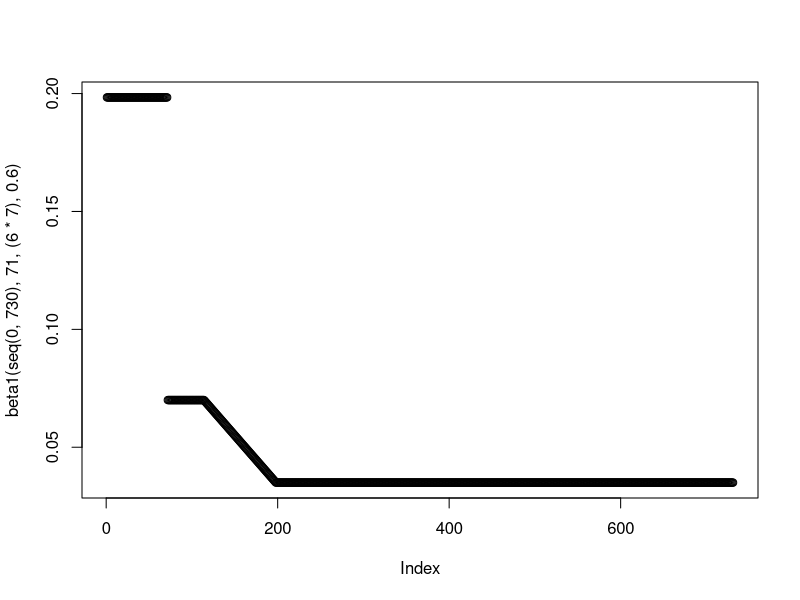
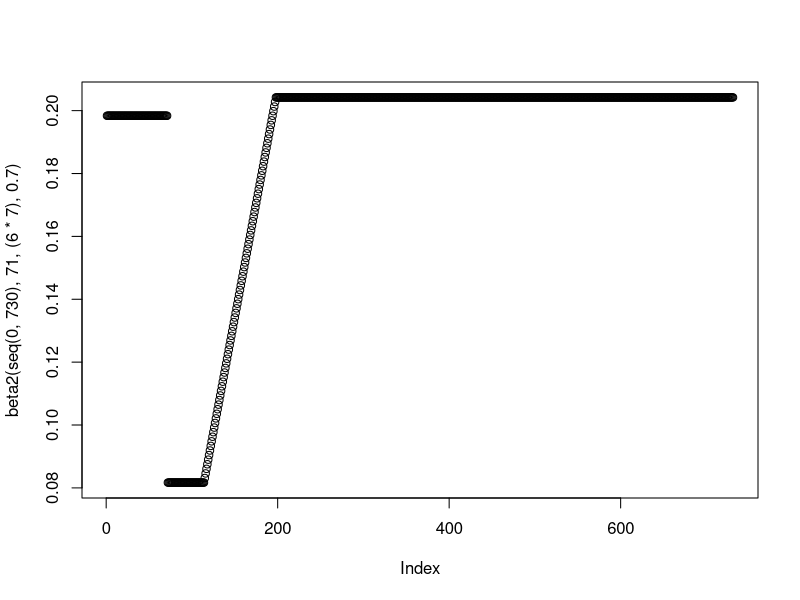
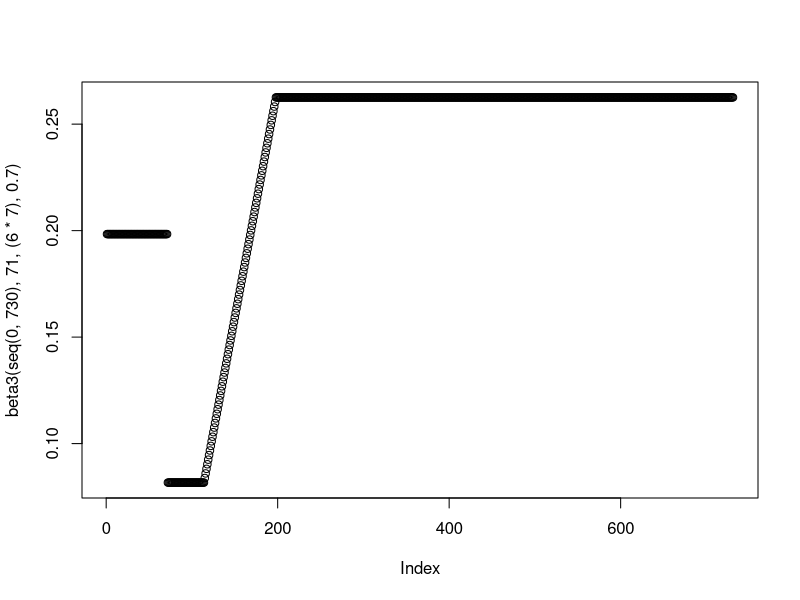
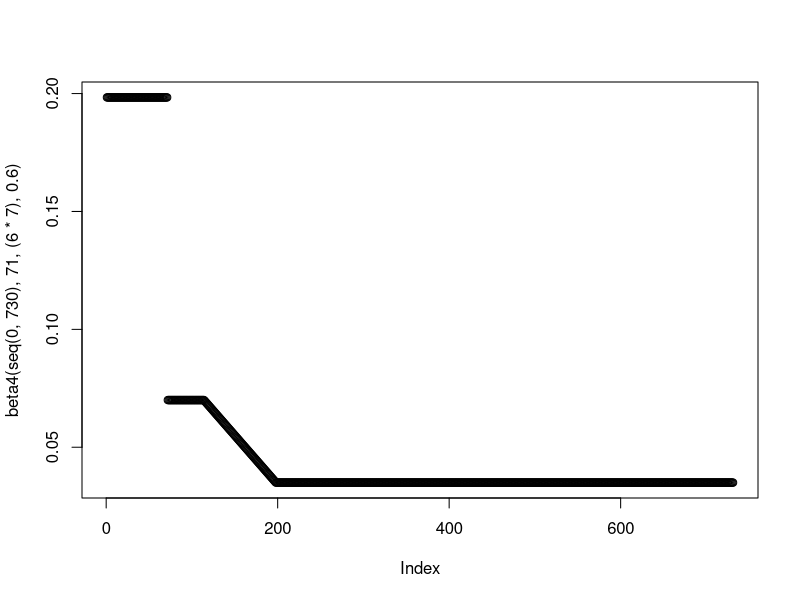

Write R code to recreate these figures, in order.
setwd("C:/Users/amorg/Documents/PhD/nCoV Work/Figures/Enhanced Shielding/New") # This is where the plots Output
rm(list=ls())
library("deSolve"); library("ggplot2"); library("ggpubr"); library("reshape2"); library("dplyr"); library("Cairo")

#This Script contains otuput for both the Trigger Day and Phase 2 Analysis - Part of Figure 4

#### Model Functions ####
#Generation Time Function - Uses Baseline R0 
GenTime <- function(T2, R0) {
  G = T2 * ((R0-1)/log(2))
  return(G)
}

#Beta Functions - Uses Two different Re - for beta1 and beta 4 + beta 2 and beta 3 
beta1 <- function(time, tstart1, tdur, r014) {
  gamma <- 1/(GenTime(3.3,2.8))
  beta1_2 <- (r014*(gamma))*0.5
  betalin <- approxfun(x=c(tstart1+tdur, tstart1+tdur+(12*7)), y = c(r014*(gamma), beta1_2), method="linear", rule  =2)
  ifelse((time >= tstart1 & time <= tstart1+tdur), #Phase 2
         r014*(gamma),
         ifelse((time >= tstart1+tdur & time <= tstart1+tdur+(12*7)), #Phase 3
                betalin(time),
                ifelse((time >= tstart1+tdur+(12*7) & time <= 730),
                       beta1_2,
                       1.7*(gamma))))}

plot(beta1(seq(0,730), 71, (6*7), 0.6))

beta2 <- function(time, tstart1, tdur, r023) {
  gamma <- 1/(GenTime(3.3,2.8))
  beta1_2 <- (2.8*(gamma) - ((2.8*(gamma) - r023*(gamma))*0.5))
  betalin <- approxfun(x=c(tstart1+tdur, tstart1+tdur+(12*7)), y = c(r023*(gamma), beta1_2), method="linear", rule  =2)
  ifelse((time >= tstart1 & time <= tstart1+tdur), #Phase 2
         r023*(gamma),
         ifelse((time >= tstart1+tdur & time <= tstart1+tdur+(12*7)), #Phase 3
                betalin(time),
                ifelse((time >= tstart1+tdur+(12*7) & time <= 730),
                       beta1_2,
                       1.7*(gamma))))}

plot(beta2(seq(0,730), 71, (6*7), 0.7))

beta3 <- function(time, tstart1, tdur, r023) {
  gamma <- 1/(GenTime(3.3,2.8))
  beta1_2 <- (2.8*(gamma) - (2.8*(gamma) - 1.7*(gamma))*0.5)
  betalin <- approxfun(x=c(tstart1+tdur, tstart1+tdur+(12*7)), y = c(r023*(gamma), beta1_2), method="linear", rule  =2)
  ifelse((time >= tstart1 & time <= tstart1+tdur), #Phase 2
         r023*(gamma),
         ifelse((time >= tstart1+tdur & time <= tstart1+tdur+(12*7)), #Phase 3
                betalin(time),
                ifelse((time >= tstart1+tdur+(12*7) & time <= 730),
                       beta1_2,
                       1.7*(gamma))))}

plot(beta3(seq(0,730), 71, (6*7), 0.7))


beta4 <- function(time,tstart1,tdur, r014) {
  gamma <- 1/(GenTime(3.3,2.8))
  beta1_2 <- r014*(gamma)*0.5
  betalin <- approxfun(x=c(tstart1+tdur, tstart1+tdur+(12*7)), y = c(r014*(gamma), beta1_2), method="linear", rule  =2)
  ifelse((time >= tstart1 & time <= tstart1+tdur), #Phase 2
         r014*(gamma),
         ifelse((time >= tstart1+tdur & time <= tstart1+tdur+(12*7)), #Phase 3
                betalin(time),
                ifelse((time >= tstart1+tdur+(12*7) & time <= 730),
                       beta1_2,
                       1.7*(gamma))))}

plot(beta4(seq(0,730), 71, (6*7), 0.6))

#ODEs Enhanced Shielding Model - Adapted to use different phase 2 R_e
SIRS <- function(time, state, parameters) {
  with(as.list(c(state, parameters)), {
    beta1 <- beta1(time,tstart1,tdur,r014)
    beta2 <- beta2(time,tstart1,tdur,r023)
    beta3 <- beta3(time,tstart1,tdur,r023)
    beta4 <- beta4(time,tstart1,tdur,r014)
    
    dSv = - beta1*Iv*Sv - beta1*Is*Sv - beta4*Ir1*Sv - beta4*Ir2*Sv - beta4*Ir3*Sv + zeta*Rv
    dSs = - beta1*Iv*Ss - beta1*Is*Ss - beta2*Ir1*Ss - beta2*Ir2*Ss - beta2*Ir3*Ss + zeta*Rs
    dSr1 = - beta4*Iv*Sr1 - beta2*Is*Sr1 - beta3*Ir1*Sr1 - beta3*Ir2*Sr1 - beta3*Ir3*Sr1 + zeta*Rr1
    dSr2 = - beta4*Iv*Sr2 - beta2*Is*Sr2 - beta3*Ir1*Sr2 - beta3*Ir2*Sr2 - beta3*Ir3*Sr2 + zeta*Rr2
    dSr3 = - beta4*Iv*Sr3 - beta2*Is*Sr3 - beta3*Ir1*Sr3 - beta3*Ir2*Sr3 - beta3*Ir3*Sr3 + zeta*Rr3
    
    dIv = beta1*Iv*Sv + beta1*Is*Sv + beta4*Ir1*Sv + beta4*Ir2*Sv + beta4*Ir3*Sv - gamma*Iv
    dIs = beta1*Iv*Ss + beta1*Is*Ss + beta2*Ir1*Ss + beta2*Ir2*Ss + beta2*Ir3*Ss - gamma*Is
    dIr1 = beta4*Iv*Sr1 + beta2*Is*Sr1 + beta3*Ir1*Sr1 + beta3*Ir2*Sr1 + beta3*Ir3*Sr1 - gamma*Ir1
    dIr2 = beta4*Iv*Sr2 + beta2*Is*Sr2 + beta3*Ir1*Sr2 + beta3*Ir2*Sr2 + beta3*Ir3*Sr2 - gamma*Ir2
    dIr3 = beta4*Iv*Sr3 + beta2*Is*Sr3 + beta3*Ir1*Sr3 + beta3*Ir2*Sr3 + beta3*Ir3*Sr3 - gamma*Ir3
    
    dRv = gamma*Iv - zeta*Rv 
    dRs = gamma*Is - zeta*Rs
    dRr1 = gamma*Ir1 - zeta*Rr1
    dRr2 = gamma*Ir2 - zeta*Rr2
    dRr3 = gamma*Ir3 - zeta*Rr3
    
    return(list(c(dSv, dSs, dSr1, dSr2, dSr3,
                  dIv, dIs, dIr1, dIr2, dIr3,
                  dRv, dRs, dRr1, dRr2, dRr3)))
  })
}


#### Baseline Parameters - Initial Conditions, Times and Baseline Parameters ####

init <- c(Sv = 0.2 - 0.0001*0.2, Ss = 0.2 - 0.0001*0.2, 
          Sr1 = 0.2 - 0.0001*0.2, Sr2 = 0.2 - 0.0001*0.2, Sr3 = 0.2 - 0.0001*0.2,
          Iv = 0.0001*0.2, Is = 0.0001*0.2, Ir1 = 0.0001*0.2, Ir2 = 0.0001*0.2, Ir3 = 0.0001*0.2,   
          Rv= 0, Rs = 0, Rr1 = 0, Rr2 = 0, Rr3 = 0)

times <- seq(0, 478, by = 1)

parmsbase = c(gamma = 1/(GenTime(3.3,2.8)), 
              zeta = 1/365,
              tstart1 = 71, 
              tdur = 6*7) 

#### SET 1) TRIGGER DAY ####

trigday <- c(46, 71, 96)

trigdata <- data.frame(matrix(nrow = 0, ncol = 15))

for(i in 1:length(trigday)) {
  parms <- c(parmsbase, r014 = 0.8, r023 = 0.9)
  parms["tstart1"] <- trigday[i]
  out1 <- data.frame(ode(y = init, func = SIRS, times = times, parms = parms))
  out1$RemS <- out1$Sr1 + out1$Sr2 + out1$Sr3
  out1$RemI <- out1$Ir1 + out1$Ir2 + out1$Ir3
  out1$RemR <- out1$Rr1 + out1$Rr2 + out1$Rr3
  out1 <- out1[, -grep("Sr|Ir|Rr", names(out1))]
  out1[,2:7] <- out1[,2:7]/0.2
  out1[,8:10] <- out1[,8:10]/0.6
  out1$Beta1 <- beta1(times, 71, (6*7), parms[["r014"]]) 
  out1$Beta2 <- beta2(times, 71, (6*7), parms[["r023"]]) 
  out1$Beta3 <- beta3(times, 71, (6*7), parms[["r023"]])
  out1$Beta4 <- beta4(times, 71, (6*7), parms[["r014"]])
  out1$trigday <- trigday[i]
  trigdata <- rbind(out1, trigdata)
}

colnames(trigdata) <- c("Time", "Suscv", "Suscs", "Infected_Iv", "Infected_Is", "Recovv", "Recovs", "RemSusc", "RemInf", "RemRecov",
                      "Beta_1", "Beta_2", "Beta_3", "Beta_4", "TriggerDay")

#Trigger Day 96

phase1 <- data.frame(xmin=0, xmax=96, ymin=-Inf, ymax=Inf, name = "P1")
phase2 <- data.frame(xmin=96, xmax=96+(6*7), ymin=-Inf, ymax=Inf, name = "P2")
phase3 <- data.frame(xmin=96+(6*7), xmax=96+(6*7)+(12*7), ymin=-Inf, ymax=Inf, name = "P3")
phase4 <- data.frame(xmin=96+(6*7)+(12*7), xmax=Inf, ymin=-Inf, ymax=Inf, name = "P4")

statsinfecv <- melt(trigdata[trigdata$TriggerDay == 96,], id.vars = c("Time"), measure.vars = c("Infected_Iv", "Infected_Is", "RemInf"))
statsinfecv$variable <- factor(statsinfecv$variable, levels=rev(levels(statsinfecv$variable)))

pinf96 <- ggplot(data = statsinfecv, aes(x = (Time), y = value, col = variable))  + theme_bw() +
  labs(x ="Time (Days)", y = "Proportion Infected") + scale_y_continuous(limits = c(0,0.125), expand = c(0,0)) +
  theme(legend.position = "bottom", legend.title = element_blank(), legend.text=element_text(size=14),  axis.text=element_text(size=14),
        axis.title.y=element_text(size=14),axis.title.x = element_text(size=14), 
        legend.spacing.x = unit(0.3, 'cm'), plot.margin=unit(c(0.7,0.7,0.8,0.8),"cm")) + scale_x_continuous(expand = c(0, 0)) + 
  scale_color_manual(values=c('blue','darkgreen','red'), labels= c("General", "Shielders", "Vulnerable")) +
  geom_rect(data=phase2, aes(xmin=xmin, xmax=xmax, ymin=ymin, ymax=ymax), fill="grey", alpha=0.5, inherit.aes = FALSE) +
  geom_rect(data=phase3, aes(xmin=xmin, xmax=xmax, ymin=ymin, ymax=ymax), fill="grey", alpha=0.35, inherit.aes = FALSE) +
  geom_rect(data=phase4, aes(xmin=xmin, xmax=xmax, ymin=ymin, ymax=ymax), fill="grey", alpha=0.5, inherit.aes = FALSE) +
  geom_text(data = phase1, aes(x = xmin, y = 0.107, label = name),inherit.aes = FALSE, size = 8, vjust = 0, hjust = 0, nudge_x = 36) +
  geom_text(data = phase2, aes(x = xmin, y = 0.107, label = name),inherit.aes = FALSE, size = 8, vjust = 0, hjust = 0, nudge_x = 7) +
  geom_text(data = phase3, aes(x = xmin, y = 0.107, label = name),inherit.aes = FALSE, size = 8, vjust = 0, hjust = 0, nudge_x = 27) +
  geom_text(data = phase4, aes(x = xmin, y = 0.107, label = name),inherit.aes = FALSE, size = 8, vjust = 0, hjust = 0, nudge_x = 110) +
  geom_line(size = 1.02, stat = "identity")

#Baseline Day 71

phase1 <- data.frame(xmin=0, xmax=71, ymin=-Inf, ymax=Inf, name = "P1")
phase2 <- data.frame(xmin=71, xmax=71+(6*7), ymin=-Inf, ymax=Inf, name = "P2")
phase3 <- data.frame(xmin=71+(6*7), xmax=71+(6*7)+(12*7), ymin=-Inf, ymax=Inf, name = "P3")
phase4 <- data.frame(xmin=71+(6*7)+(12*7), xmax=Inf, ymin=-Inf, ymax=Inf, name = "P4")

statsinfecv <- melt(trigdata[trigdata$TriggerDay == 71,], id.vars = c("Time"), measure.vars = c("Infected_Iv", "Infected_Is", "RemInf"))
statsinfecv$variable <- factor(statsinfecv$variable, levels=rev(levels(statsinfecv$variable)))

pinf71 <- ggplot(data = statsinfecv, aes(x = (Time), y = value, col = variable))  + theme_bw() +
  labs(x ="Time (Days)", y = "Proportion Infected") + scale_y_continuous(limits = c(0,0.125), expand = c(0,0)) +
  theme(legend.position = "bottom", legend.title = element_blank(), legend.text=element_text(size=14),  axis.text=element_text(size=14),
        axis.title.y=element_text(size=14),axis.title.x = element_blank(), 
        legend.spacing.x = unit(0.3, 'cm'), plot.margin=unit(c(0.7,0.7,0.8,0.8),"cm")) + scale_x_continuous(expand = c(0, 0)) + 
  scale_color_manual(values=c('blue','darkgreen','red'), labels= c("General", "Shielders", "Vulnerable")) +
  geom_rect(data=phase2, aes(xmin=xmin, xmax=xmax, ymin=ymin, ymax=ymax), fill="grey", alpha=0.5, inherit.aes = FALSE) +
  geom_rect(data=phase3, aes(xmin=xmin, xmax=xmax, ymin=ymin, ymax=ymax), fill="grey", alpha=0.35, inherit.aes = FALSE) +
  geom_rect(data=phase4, aes(xmin=xmin, xmax=xmax, ymin=ymin, ymax=ymax), fill="grey", alpha=0.5, inherit.aes = FALSE) +
  geom_text(data = phase1, aes(x = xmin, y = 0.107, label = name),inherit.aes = FALSE, size = 8, vjust = 0, hjust = 0, nudge_x = 11) +
  geom_text(data = phase2, aes(x = xmin, y = 0.107, label = name),inherit.aes = FALSE, size = 8, vjust = 0, hjust = 0, nudge_x = 8) +
  geom_text(data = phase3, aes(x = xmin, y = 0.107, label = name),inherit.aes = FALSE, size = 8, vjust = 0, hjust = 0, nudge_x = 25) +
  geom_text(data = phase4, aes(x = xmin, y = 0.107, label = name),inherit.aes = FALSE, size = 8, vjust = 0, hjust = 0, nudge_x = 125) +
  geom_line(size = 1.02, stat = "identity")

#Trigger Day 46

phase1 <- data.frame(xmin=0, xmax=46, ymin=-Inf, ymax=Inf, name = "P1")
phase2 <- data.frame(xmin=46, xmax=46+(6*7), ymin=-Inf, ymax=Inf, name = "P2")
phase3 <- data.frame(xmin=46+(6*7), xmax=46+(6*7)+(12*7), ymin=-Inf, ymax=Inf, name = "P3")
phase4 <- data.frame(xmin=46+(6*7)+(12*7), xmax=Inf, ymin=-Inf, ymax=Inf, name = "P4")

statsinfecv <- melt(trigdata[trigdata$TriggerDay == 46,], id.vars = c("Time"), measure.vars = c("Infected_Iv", "Infected_Is", "RemInf"))
statsinfecv$variable <- factor(statsinfecv$variable, levels=rev(levels(statsinfecv$variable)))

pinf46 <- ggplot(data = statsinfecv, aes(x = (Time), y = value, col = variable))  + theme_bw() +
  labs(x ="Time (Days)", y = "Proportion Infected") + scale_y_continuous(limits = c(0,0.125), expand = c(0,0)) +
  theme(legend.position = "bottom", legend.title = element_blank(), legend.text=element_text(size=14),  axis.text=element_text(size=14),
        axis.title.y=element_text(size=14),axis.title.x = element_blank(), 
        legend.spacing.x = unit(0.3, 'cm'), plot.margin=unit(c(0.7,0.7,0.8,0.8),"cm")) + scale_x_continuous(expand = c(0, 0)) + 
  scale_color_manual(values=c('blue','darkgreen','red'), labels= c("General", "Shielders", "Vulnerable")) +
  geom_rect(data=phase2, aes(xmin=xmin, xmax=xmax, ymin=ymin, ymax=ymax), fill="grey", alpha=0.5, inherit.aes = FALSE) +
  geom_rect(data=phase3, aes(xmin=xmin, xmax=xmax, ymin=ymin, ymax=ymax), fill="grey", alpha=0.35, inherit.aes = FALSE) +
  geom_rect(data=phase4, aes(xmin=xmin, xmax=xmax, ymin=ymin, ymax=ymax), fill="grey", alpha=0.5, inherit.aes = FALSE) +
  geom_text(data = phase1, aes(x = xmin, y = 0.107, label = name),inherit.aes = FALSE, size = 8, vjust = 0, hjust = 0, nudge_x = 11) +
  geom_text(data = phase2, aes(x = xmin, y = 0.107, label = name),inherit.aes = FALSE, size = 8, vjust = 0, hjust = 0, nudge_x = 8) +
  geom_text(data = phase3, aes(x = xmin, y = 0.107, label = name),inherit.aes = FALSE, size = 8, vjust = 0, hjust = 0, nudge_x = 25) +
  geom_text(data = phase4, aes(x = xmin, y = 0.107, label = name),inherit.aes = FALSE, size = 8, vjust = 0, hjust = 0, nudge_x = 125) +
  geom_line(size = 1.02, stat = "identity")

#### SET 2) PHASE 2 ANALYSIS ####

retest <- data.frame(scenario = c("Lower", "Baseline", "Higher"),
                     Re14 = c(0.6, 0.8, 1),
                     Re23 = c(0.7, 0.9, 1.1))

redata <- data.frame(matrix(nrow = 0, ncol = 15))

for(i in 1:nrow(retest)) {
  parms <- c(parmsbase, r014 = retest[i,2], r023 = retest[i,3])
  out1 <- data.frame(ode(y = init, func = SIRS, times = times, parms = parms))
  out1$RemS <- out1$Sr1 + out1$Sr2 + out1$Sr3
  out1$RemI <- out1$Ir1 + out1$Ir2 + out1$Ir3
  out1$RemR <- out1$Rr1 + out1$Rr2 + out1$Rr3
  out1 <- out1[, -grep("Sr|Ir|Rr", names(out1))]
  out1[,2:7] <- out1[,2:7]/0.2
  out1[,8:10] <- out1[,8:10]/0.6
  out1$Beta1 <- beta1(times, 71, (6*7), parms[["r014"]]) 
  out1$Beta2 <- beta2(times, 71, (6*7), parms[["r023"]]) 
  out1$Beta3 <- beta3(times, 71, (6*7), parms[["r023"]])
  out1$Beta4 <- beta4(times, 71, (6*7), parms[["r014"]])
  out1$r_e4 <- as.factor(retest[i,1])
  redata <- rbind(out1, redata)
}

colnames(redata) <- c("Time", "Suscv", "Suscs", "Infected_Iv", "Infected_Is", "Recovv", "Recovs", "RemSusc", "RemInf", "RemRecov",
                      "Beta_1", "Beta_2", "Beta_3", "Beta_4", "Phase4_Re")

phase1 <- data.frame(xmin=0, xmax=71, ymin=-Inf, ymax=Inf, name = "P1")
phase2 <- data.frame(xmin=71, xmax=71+(6*7), ymin=-Inf, ymax=Inf, name = "P2")
phase3 <- data.frame(xmin=71+(6*7), xmax=71+(6*7)+(12*7), ymin=-Inf, ymax=Inf, name = "P3")
phase4 <- data.frame(xmin=71+(6*7)+(12*7), xmax=Inf, ymin=-Inf, ymax=Inf, name = "P4")

# R_e 0.6/0.7

statsinfecv <- melt(redata[redata$Phase4_Re == "Lower",], id.vars = c("Time"), measure.vars = c("Infected_Iv", "Infected_Is", "RemInf"))
statsinfecv$variable <- factor(statsinfecv$variable, levels=rev(levels(statsinfecv$variable)))

pinf0607 <- ggplot(data = statsinfecv, aes(x = (Time), y = value, col = variable))  + theme_bw() +
  labs(x ="Time (Days)", y = "Proportion Infected") + scale_y_continuous(limits = c(0,0.07), expand = c(0,0)) +
  theme(legend.position = "bottom", legend.title = element_blank(), legend.text=element_text(size=14),  axis.text=element_text(size=14),
        axis.title.y=element_text(size=14),axis.title.x = element_blank(), 
        legend.spacing.x = unit(0.3, 'cm'), plot.margin=unit(c(0.7,0.7,0.8,0.8),"cm")) + scale_x_continuous(expand = c(0, 0)) + 
  scale_color_manual(values=c('blue','darkgreen','red'), labels= c("General", "Shielders", "Vulnerable")) +
  geom_rect(data=phase2, aes(xmin=xmin, xmax=xmax, ymin=ymin, ymax=ymax), fill="grey", alpha=0.5, inherit.aes = FALSE) +
  geom_rect(data=phase3, aes(xmin=xmin, xmax=xmax, ymin=ymin, ymax=ymax), fill="grey", alpha=0.35, inherit.aes = FALSE) +
  geom_rect(data=phase4, aes(xmin=xmin, xmax=xmax, ymin=ymin, ymax=ymax), fill="grey", alpha=0.5, inherit.aes = FALSE) +
  geom_text(data = phase1, aes(x = xmin, y = 0.06, label = name),inherit.aes = FALSE, size = 8, vjust = 0, hjust = 0, nudge_x = 25) +
  geom_text(data = phase2, aes(x = xmin, y = 0.06, label = name),inherit.aes = FALSE, size = 8, vjust = 0, hjust = 0, nudge_x = 8) +
  geom_text(data = phase3, aes(x = xmin, y = 0.06, label = name),inherit.aes = FALSE, size = 8, vjust = 0, hjust = 0, nudge_x = 30) +
  geom_text(data = phase4, aes(x = xmin, y = 0.06, label = name),inherit.aes = FALSE, size = 8, vjust = 0, hjust = 0, nudge_x = 125) +
  geom_line(size = 1.02, stat = "identity")

# R_e 0.8/0.9

statsinfecv <- melt(redata[redata$Phase4_Re == "Baseline",], id.vars = c("Time"), measure.vars = c("Infected_Iv", "Infected_Is", "RemInf"))
statsinfecv$variable <- factor(statsinfecv$variable, levels=rev(levels(statsinfecv$variable)))

pinf0809 <- ggplot(data = statsinfecv, aes(x = (Time), y = value, col = variable))  + theme_bw() +
  labs(x ="Time (Days)", y = "Proportion Infected") + scale_y_continuous(limits = c(0,0.07), expand = c(0,0)) +
  theme(legend.position = "bottom", legend.title = element_blank(), legend.text=element_text(size=14),  axis.text=element_text(size=14),
        axis.title.y=element_text(size=14),axis.title.x = element_blank(), 
        legend.spacing.x = unit(0.3, 'cm'), plot.margin=unit(c(0.7,0.7,0.8,0.8),"cm")) + scale_x_continuous(expand = c(0, 0)) + 
  scale_color_manual(values=c('blue','darkgreen','red'), labels= c("General", "Shielders", "Vulnerable")) +
  geom_rect(data=phase2, aes(xmin=xmin, xmax=xmax, ymin=ymin, ymax=ymax), fill="grey", alpha=0.5, inherit.aes = FALSE) +
  geom_rect(data=phase3, aes(xmin=xmin, xmax=xmax, ymin=ymin, ymax=ymax), fill="grey", alpha=0.35, inherit.aes = FALSE) +
  geom_rect(data=phase4, aes(xmin=xmin, xmax=xmax, ymin=ymin, ymax=ymax), fill="grey", alpha=0.5, inherit.aes = FALSE) +
  geom_text(data = phase1, aes(x = xmin, y = 0.06, label = name),inherit.aes = FALSE, size = 8, vjust = 0, hjust = 0, nudge_x = 25) +
  geom_text(data = phase2, aes(x = xmin, y = 0.06, label = name),inherit.aes = FALSE, size = 8, vjust = 0, hjust = 0, nudge_x = 8) +
  geom_text(data = phase3, aes(x = xmin, y = 0.06, label = name),inherit.aes = FALSE, size = 8, vjust = 0, hjust = 0, nudge_x = 30) +
  geom_text(data = phase4, aes(x = xmin, y = 0.06, label = name),inherit.aes = FALSE, size = 8, vjust = 0, hjust = 0, nudge_x = 125) +
  geom_line(size = 1.02, stat = "identity")

# R_e 1.0/1.1

statsinfecv <- melt(redata[redata$Phase4_Re == "Higher",], id.vars = c("Time"), measure.vars = c("Infected_Iv", "Infected_Is", "RemInf"))
statsinfecv$variable <- factor(statsinfecv$variable, levels=rev(levels(statsinfecv$variable)))

pinf1011 <- ggplot(data = statsinfecv, aes(x = (Time), y = value, col = variable))  + theme_bw() +
  labs(x ="Time (Days)", y = "Proportion Infected") + scale_y_continuous(limits = c(0,0.07), expand = c(0,0)) +
  theme(legend.position = "none", legend.title = element_text(size=14), legend.text=element_text(size=14),  axis.text=element_text(size=14),
        axis.title.y=element_text(size=14),axis.title.x = element_text(size=14), 
        legend.spacing.x = unit(0.3, 'cm'), plot.margin=unit(c(0.7,0.7,0.8,0.8),"cm")) + scale_x_continuous(expand = c(0, 0)) + 
  scale_color_manual(values=c('blue','darkgreen','red'), labels= c("General", "Shielders", "Vulnerable")) +
  geom_rect(data=phase2, aes(xmin=xmin, xmax=xmax, ymin=ymin, ymax=ymax), fill="grey", alpha=0.5, inherit.aes = FALSE) +
  geom_rect(data=phase3, aes(xmin=xmin, xmax=xmax, ymin=ymin, ymax=ymax), fill="grey", alpha=0.35, inherit.aes = FALSE) +
  geom_rect(data=phase4, aes(xmin=xmin, xmax=xmax, ymin=ymin, ymax=ymax), fill="grey", alpha=0.5, inherit.aes = FALSE) +
  geom_text(data = phase1, aes(x = xmin, y = 0.06, label = name),inherit.aes = FALSE, size = 8, vjust = 0, hjust = 0, nudge_x = 25) +
  geom_text(data = phase2, aes(x = xmin, y = 0.06, label = name),inherit.aes = FALSE, size = 8, vjust = 0, hjust = 0, nudge_x = 8) +
  geom_text(data = phase3, aes(x = xmin, y = 0.06, label = name),inherit.aes = FALSE, size = 8, vjust = 0, hjust = 0, nudge_x = 30) +
  geom_text(data = phase4, aes(x = xmin, y = 0.06, label = name),inherit.aes = FALSE, size = 8, vjust = 0, hjust = 0, nudge_x = 125) +
  geom_line(size = 1.02, stat = "identity")

#### Plotting - Phase 2 ####
plot <- ggarrange(pinf46, NULL,
                  
                  pinf71, NULL,
                  
                  pinf96,  
                  
                  ncol = 1, nrow = 5, 
                  
                  heights = c(0.5, -0.03, 0.5, -0.03, 0.55), 
                  labels = c("A","", "B","", "C"), font.label = c(size = 20), common.legend = TRUE, legend = "bottom" )

plot1 <- ggarrange(pinf0607, NULL,
                  
                   pinf0809, NULL,
                  
                   pinf1011,  
                  
                  ncol = 1, nrow = 5, 
                  
                  heights = c(0.5, -0.03, 0.5, -0.03, 0.55), 
                  labels = c("A","", "B","", "C"), font.label = c(size = 20), common.legend = TRUE, legend = "bottom" )

#Anti-Aliasing in Plots - Can Ignore 
ggsave(plot, filename = "FigS4.png", dpi = 300, type = "cairo",
       width = 8.5, height = 11, units = "in")

ggsave(plot1, filename = "FigS5.png", dpi = 300, type = "cairo",
       width = 8.5, height = 11, units = "in")
